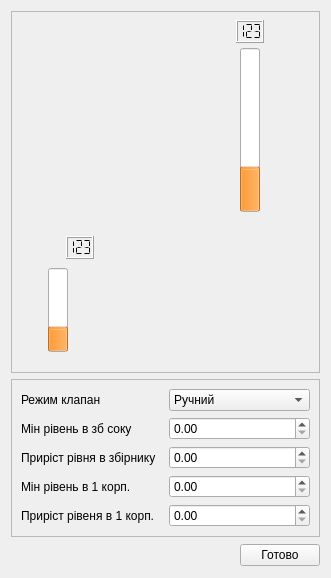
<?xml version="1.0" encoding="UTF-8"?>
<ui version="4.0">
 <class>AmVater</class>
 <widget class="QWidget" name="AmVater">
  <property name="geometry">
   <rect>
    <x>0</x>
    <y>0</y>
    <width>331</width>
    <height>578</height>
   </rect>
  </property>
  <property name="windowTitle">
   <string>Подача води</string>
  </property>
  <layout class="QGridLayout" name="gridLayout">
   <item row="0" column="0" colspan="2">
    <widget class="QFrame" name="mMnemo">
     <property name="sizePolicy">
      <sizepolicy hsizetype="Preferred" vsizetype="Expanding">
       <horstretch>0</horstretch>
       <verstretch>0</verstretch>
      </sizepolicy>
     </property>
     <property name="styleSheet">
      <string notr="true">#mMnemo
{
	background-image: url(:/mnemo/AmVoda.svg);
	background-repeat : no-repeat;
}</string>
     </property>
     <property name="frameShape">
      <enum>QFrame::StyledPanel</enum>
     </property>
     <property name="frameShadow">
      <enum>QFrame::Raised</enum>
     </property>
     <widget class="QCheckBox" name="cbY">
      <property name="geometry">
       <rect>
        <x>25</x>
        <y>155</y>
        <width>25</width>
        <height>46</height>
       </rect>
      </property>
      <property name="styleSheet">
       <string notr="true">QCheckBox{
min-width: 25px;
min-height: 46px;
max-width: 25px;
max-height: 46px;
}
QCheckBox:checked
{
	
	image: url(:/butons/pict/klapan_diskrette_vert_on_na_25x26.png);
}

QCheckBox:unchecked
{
	image: url(:/butons/pict/klapan_diskrette_vert_off_na_25x46.png);
}

QCheckBox:indicator
{
	background: rgba(0, 0, 0, 0);
	height: 46px;
	width: 25px;
}
</string>
      </property>
      <property name="text">
       <string/>
      </property>
      <property name="checked">
       <bool>false</bool>
      </property>
     </widget>
     <widget class="QProgressBar" name="pbPV_2">
      <property name="geometry">
       <rect>
        <x>229</x>
        <y>37</y>
        <width>20</width>
        <height>164</height>
       </rect>
      </property>
      <property name="palette">
       <palette>
        <active>
         <colorrole role="Highlight">
          <brush brushstyle="SolidPattern">
           <color alpha="255">
            <red>255</red>
            <green>155</green>
            <blue>55</blue>
           </color>
          </brush>
         </colorrole>
        </active>
        <inactive>
         <colorrole role="Highlight">
          <brush brushstyle="SolidPattern">
           <color alpha="255">
            <red>255</red>
            <green>155</green>
            <blue>55</blue>
           </color>
          </brush>
         </colorrole>
        </inactive>
        <disabled>
         <colorrole role="Highlight">
          <brush brushstyle="SolidPattern">
           <color alpha="255">
            <red>214</red>
            <green>213</green>
            <blue>211</blue>
           </color>
          </brush>
         </colorrole>
        </disabled>
       </palette>
      </property>
      <property name="maximum">
       <number>4000</number>
      </property>
      <property name="value">
       <number>1000</number>
      </property>
      <property name="textVisible">
       <bool>false</bool>
      </property>
      <property name="orientation">
       <enum>Qt::Vertical</enum>
      </property>
     </widget>
     <widget class="QProgressBar" name="pbPV_1">
      <property name="geometry">
       <rect>
        <x>37</x>
        <y>257</y>
        <width>20</width>
        <height>84</height>
       </rect>
      </property>
      <property name="palette">
       <palette>
        <active>
         <colorrole role="Highlight">
          <brush brushstyle="SolidPattern">
           <color alpha="255">
            <red>255</red>
            <green>155</green>
            <blue>55</blue>
           </color>
          </brush>
         </colorrole>
        </active>
        <inactive>
         <colorrole role="Highlight">
          <brush brushstyle="SolidPattern">
           <color alpha="255">
            <red>255</red>
            <green>155</green>
            <blue>55</blue>
           </color>
          </brush>
         </colorrole>
        </inactive>
        <disabled>
         <colorrole role="Highlight">
          <brush brushstyle="SolidPattern">
           <color alpha="255">
            <red>214</red>
            <green>213</green>
            <blue>211</blue>
           </color>
          </brush>
         </colorrole>
        </disabled>
       </palette>
      </property>
      <property name="maximum">
       <number>4000</number>
      </property>
      <property name="value">
       <number>1000</number>
      </property>
      <property name="textVisible">
       <bool>false</bool>
      </property>
      <property name="orientation">
       <enum>Qt::Vertical</enum>
      </property>
     </widget>
     <widget class="QLCDNumber" name="ldPV_2">
      <property name="geometry">
       <rect>
        <x>225</x>
        <y>9</y>
        <width>28</width>
        <height>23</height>
       </rect>
      </property>
      <property name="digitCount">
       <number>3</number>
      </property>
      <property name="segmentStyle">
       <enum>QLCDNumber::Flat</enum>
      </property>
      <property name="intValue" stdset="0">
       <number>123</number>
      </property>
     </widget>
     <widget class="QLCDNumber" name="ldPV_1">
      <property name="geometry">
       <rect>
        <x>55</x>
        <y>225</y>
        <width>28</width>
        <height>23</height>
       </rect>
      </property>
      <property name="digitCount">
       <number>3</number>
      </property>
      <property name="segmentStyle">
       <enum>QLCDNumber::Flat</enum>
      </property>
      <property name="intValue" stdset="0">
       <number>123</number>
      </property>
     </widget>
     <widget class="QSlider" name="vsSPzb">
      <property name="geometry">
       <rect>
        <x>17</x>
        <y>253</y>
        <width>25</width>
        <height>93</height>
       </rect>
      </property>
      <property name="styleSheet">
       <string notr="true">QSlider::groove:vertical {
     background: rgba(0, 0, 0, 0);
/*     position: absolute;  абсолютная позиция в 4px слева и справа от виджета. установка полей виджета также будет работать... */
/*     left: 4px; right: 4px;*/
 }

 QSlider::handle:vertical {
	image: url(:/slider/pict/SPR_1.png)
 }
</string>
      </property>
      <property name="maximum">
       <number>4000</number>
      </property>
      <property name="value">
       <number>400</number>
      </property>
      <property name="orientation">
       <enum>Qt::Vertical</enum>
      </property>
     </widget>
     <widget class="QCheckBox" name="cbX">
      <property name="geometry">
       <rect>
        <x>53</x>
        <y>179</y>
        <width>16</width>
        <height>16</height>
       </rect>
      </property>
      <property name="styleSheet">
       <string notr="true">QCheckBox{
min-width: 16px;
min-height: 16px;
max-width: 16px;
max-height: 16px;
}
QCheckBox:checked
{
	image: url(:/butons/pict/bool_green_true_48x48.png);
}

QCheckBox:unchecked
{
	image: url(:/butons/pict/bool_green_false_48x48.png);
}

QCheckBox:indicator
{
	background: rgba(0, 0, 0, 0);
}
</string>
      </property>
      <property name="text">
       <string>CheckBox</string>
      </property>
      <property name="checked">
       <bool>false</bool>
      </property>
     </widget>
     <widget class="QSlider" name="vsSPkr">
      <property name="geometry">
       <rect>
        <x>208</x>
        <y>33</y>
        <width>25</width>
        <height>171</height>
       </rect>
      </property>
      <property name="styleSheet">
       <string notr="true">QSlider::groove:vertical {
     background: rgba(0, 0, 0, 0);
/*     position: absolute;  абсолютная позиция в 4px слева и справа от виджета. установка полей виджета также будет работать... */
/*     left: 4px; right: 4px;*/
 }

 QSlider::handle:vertical {
	image: url(:/slider/pict/SPR_1.png)
 }
</string>
      </property>
      <property name="maximum">
       <number>4000</number>
      </property>
      <property name="value">
       <number>400</number>
      </property>
      <property name="orientation">
       <enum>Qt::Vertical</enum>
      </property>
     </widget>
    </widget>
   </item>
   <item row="1" column="0" colspan="2">
    <widget class="QFrame" name="frame_2">
     <property name="frameShape">
      <enum>QFrame::StyledPanel</enum>
     </property>
     <property name="frameShadow">
      <enum>QFrame::Raised</enum>
     </property>
     <layout class="QGridLayout" name="gridLayout_2">
      <item row="1" column="1">
       <widget class="QDoubleSpinBox" name="sbSPzb"/>
      </item>
      <item row="1" column="0">
       <widget class="QLabel" name="lbSP_1">
        <property name="text">
         <string>Мін рівень в зб соку</string>
        </property>
       </widget>
      </item>
      <item row="0" column="1">
       <widget class="QComboBox" name="cbAM">
        <item>
         <property name="text">
          <string>Ручний</string>
         </property>
        </item>
        <item>
         <property name="text">
          <string>Автомат</string>
         </property>
        </item>
       </widget>
      </item>
      <item row="2" column="0">
       <widget class="QLabel" name="lbDSP_1">
        <property name="text">
         <string>Приріст рівня в збірнику</string>
        </property>
       </widget>
      </item>
      <item row="0" column="0">
       <widget class="QLabel" name="label">
        <property name="text">
         <string>Режим клапан</string>
        </property>
       </widget>
      </item>
      <item row="2" column="1">
       <widget class="QDoubleSpinBox" name="sbDSPzb"/>
      </item>
      <item row="3" column="1">
       <widget class="QDoubleSpinBox" name="sbSPkr"/>
      </item>
      <item row="3" column="0">
       <widget class="QLabel" name="lbSP_2">
        <property name="text">
         <string>Мін рівень в 1 корп.</string>
        </property>
       </widget>
      </item>
      <item row="4" column="1">
       <widget class="QDoubleSpinBox" name="sbDSPkr"/>
      </item>
      <item row="4" column="0">
       <widget class="QLabel" name="lbSP_3">
        <property name="text">
         <string>Приріст рівеня в 1 корп.</string>
        </property>
       </widget>
      </item>
     </layout>
    </widget>
   </item>
   <item row="2" column="0">
    <spacer name="horizontalSpacer">
     <property name="orientation">
      <enum>Qt::Horizontal</enum>
     </property>
     <property name="sizeHint" stdset="0">
      <size>
       <width>216</width>
       <height>24</height>
      </size>
     </property>
    </spacer>
   </item>
   <item row="2" column="1">
    <widget class="QPushButton" name="Exit">
     <property name="text">
      <string>Готово</string>
     </property>
    </widget>
   </item>
  </layout>
 </widget>
 <resources/>
 <connections>
  <connection>
   <sender>Exit</sender>
   <signal>clicked()</signal>
   <receiver>AmVater</receiver>
   <slot>close()</slot>
   <hints>
    <hint type="sourcelabel">
     <x>373</x>
     <y>413</y>
    </hint>
    <hint type="destinationlabel">
     <x>240</x>
     <y>226</y>
    </hint>
   </hints>
  </connection>
 </connections>
</ui>
